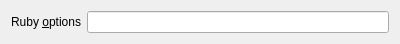
<?xml version="1.0" encoding="UTF-8"?>
<ui version="4.0">
 <class>Ruber::RubyRunner::PluginOptionWidget</class>
 <widget class="QWidget" name="Ruber::RubyRunner::PluginOptionWidget">
  <property name="geometry">
   <rect>
    <x>0</x>
    <y>0</y>
    <width>400</width>
    <height>36</height>
   </rect>
  </property>
  <property name="windowTitle">
   <string>Form</string>
  </property>
  <property name="signal" stdset="0">
   <string>text_changed(QString)</string>
  </property>
  <layout class="QHBoxLayout" name="horizontalLayout">
   <item>
    <widget class="QLabel" name="label">
     <property name="text">
      <string>Ruby &amp;options</string>
     </property>
     <property name="buddy">
      <cstring>text</cstring>
     </property>
    </widget>
   </item>
   <item>
    <widget class="KLineEdit" name="text"/>
   </item>
  </layout>
 </widget>
 <customwidgets>
  <customwidget>
   <class>KLineEdit</class>
   <extends>QLineEdit</extends>
   <header>klineedit.h</header>
  </customwidget>
 </customwidgets>
 <resources/>
 <connections/>
</ui>
